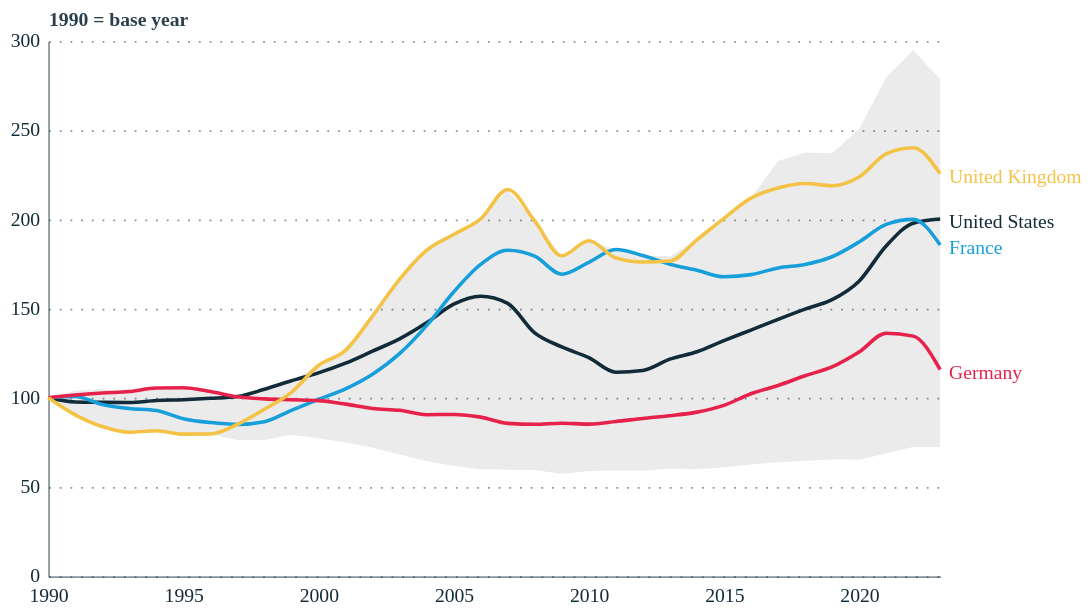

Here is the Vega-Lite specification saved for this chart:
### Vega-Lite specification from a JSON file in a GitHub repository (floating-point values rounded to 4 significant figures; data arrays with more than 128 entries replaced by an {"elided": "..."} marker saying what was removed)
{"config": {"font": "Circular Std", "mark": {"line": {"interpolate": "linear"}}, "view": {"stroke": "transparent", "width": 400, "height": 300}, "range": {"category": ["#179fdb", "#e6224b", "#f4c245", "#122b39", "#eb5c2e", "#36b7b4"], "diverging": ["#E6224B", "#E54753", "#C9C9C9", "#179FDB", "#122B39"], "heatmap": ["#C9C9C9", "#179FDB", "#0063AF", "#122B39"], "ordinal": ["#00A767", "#36B7B4", "#179FDB", "#0063AF", "#243B5A"]}, "axisX": {"labelColor": "#122b39", "tickColor": "#122b39", "domainColor": "#122b39", "domainOpacity": 0.5, "gridOpacity": 0, "labelFont": "Circular Std", "labelAngle": 0, "labelAlign": "center", "labelFontSize": 11, "labelPadding": 5, "tickCount": 10, "tickSize": 0, "title": ""}, "axisY": {"labelColor": "#122b39", "labelFont": "Circular Std", "tickColor": "#122b39", "domainColor": "#122b39", "gridColor": "#122b39", "gridDash": [1, 5], "gridOpacity": 0.5, "labelPadding": 5, "labelFontSize": 11, "domainOpacity": 0.5, "tickSize": 0, "title": null, "titleAlign": "left", "titleAngle": 0, "titleBaseline": "bottom", "titleColor": "#122b39", "titleOpacity": 0.9, "titleX": 0, "titleY": -7}}, "layer": [{"data": {"name": "data-374736381ae189a0eb594dbb068eaec3"}, "mark": {"type": "area", "color": "rgba(0,0,0,0.08)"}, "encoding": {"x": {"field": "year", "type": "temporal"}, "y": {"field": "min", "type": "quantitative"}, "y2": {"field": "max"}}}, {"data": {"name": "data-4d0a2ee1c6dd2c5cc9fb09536711efb4"}, "mark": {"type": "line", "interpolate": "monotone"}, "encoding": {"color": {"field": "region", "legend": null, "type": "nominal"}, "x": {"field": "year", "title": "", "type": "temporal"}, "y": {"field": "rebased_value", "title": "1990 = base year", "type": "quantitative"}}, "title": {"text": "", "anchor": "start", "subtitle": ["", ""]}}, {"data": {"name": "data-4d0a2ee1c6dd2c5cc9fb09536711efb4"}, "mark": {"type": "text", "align": "left", "dx": 5, "dy": 2}, "encoding": {"color": {"field": "region", "type": "nominal"}, "text": {"field": "region", "type": "nominal"}, "x": {"aggregate": "max", "field": "year", "type": "temporal"}, "y": {"aggregate": {"argmax": "year"}, "field": "rebased_value", "type": "quantitative"}}}], "height": 300, "width": 500, "$schema": "https://vega.github.io/schema/vega-lite/v5.17.0.json", "datasets": {"data-374736381ae189a0eb594dbb068eaec3": [{"year": "1990-01-01", "min": 100.0, "max": 100.0}, {"year": "1991-01-01", "min": 90.48, "max": 104.0}, {"year": "1992-01-01", "min": 83.92, "max": 105.0}, {"year": "1993-01-01", "min": 80.73, "max": 103.5}, {"year": "1994-01-01", "min": 81.56, "max": 105.5}, {"year": "1995-01-01", "min": 79.65, "max": 105.6}, {"year": "1996-01-01", "min": 79.74, "max": 103.5}, {"year": "1997-01-01", "min": 76.23, "max": 100.8}, {"year": "1998-01-01", "min": 76.37, "max": 104.8}, {"year": "1999-01-01", "min": 79.31, "max": 109.6}, {"year": "2000-01-01", "min": 77.4, "max": 118.1}, {"year": "2001-01-01", "min": 74.99, "max": 126.6}, {"year": "2002-01-01", "min": 72.04, "max": 145.8}, {"year": "2003-01-01", "min": 68.28, "max": 166.4}, {"year": "2004-01-01", "min": 64.5, "max": 182.6}, {"year": "2005-01-01", "min": 61.85, "max": 191.5}, {"year": "2006-01-01", "min": 60.02, "max": 200.3}, {"year": "2007-01-01", "min": 59.62, "max": 216.8}, {"year": "2008-01-01", "min": 59.51, "max": 199.2}, {"year": "2009-01-01", "min": 57.27, "max": 179.6}, {"year": "2010-01-01", "min": 58.98, "max": 188.1}, {"year": "2011-01-01", "min": 59.3, "max": 183.1}, {"year": "2012-01-01", "min": 59.14, "max": 179.7}, {"year": "2013-01-01", "min": 60.21, "max": 179.4}, {"year": "2014-01-01", "min": 59.93, "max": 188.6}, {"year": "2015-01-01", "min": 61.03, "max": 200.6}, {"year": "2016-01-01", "min": 62.59, "max": 211.9}, {"year": "2017-01-01", "min": 63.93, "max": 232.8}, {"year": "2018-01-01", "min": 64.72, "max": 237.5}, {"year": "2019-01-01", "min": 65.45, "max": 237.2}, {"year": "2020-01-01", "min": 65.29, "max": 250.7}, {"year": "2021-01-01", "min": 68.77, "max": 279.5}, {"year": "2022-01-01", "min": 72.41, "max": 294.9}, {"year": "2023-01-01", "min": 72.43, "max": 278.6}], "data-4d0a2ee1c6dd2c5cc9fb09536711efb4": {"elided": "136 records"}}}
